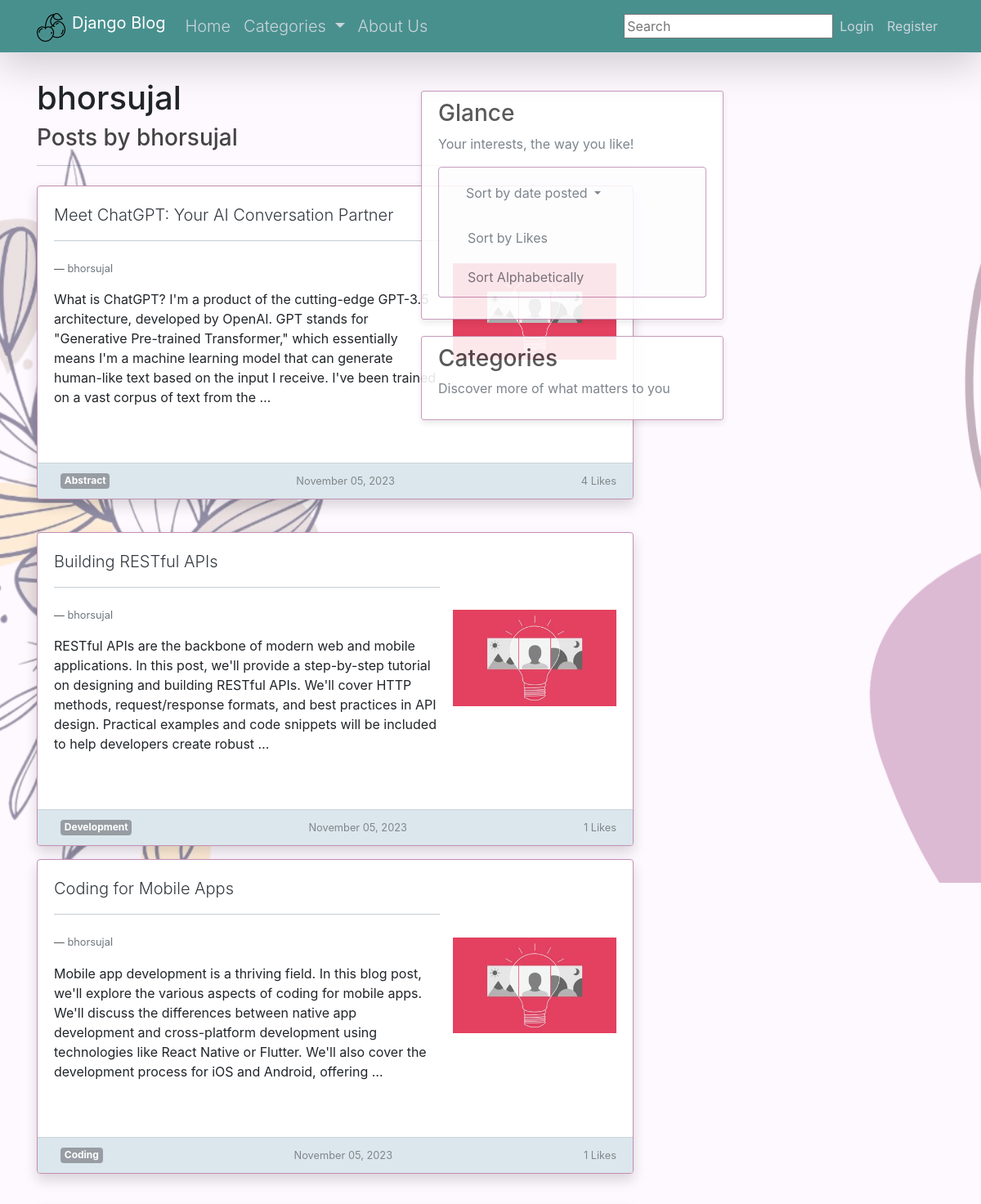
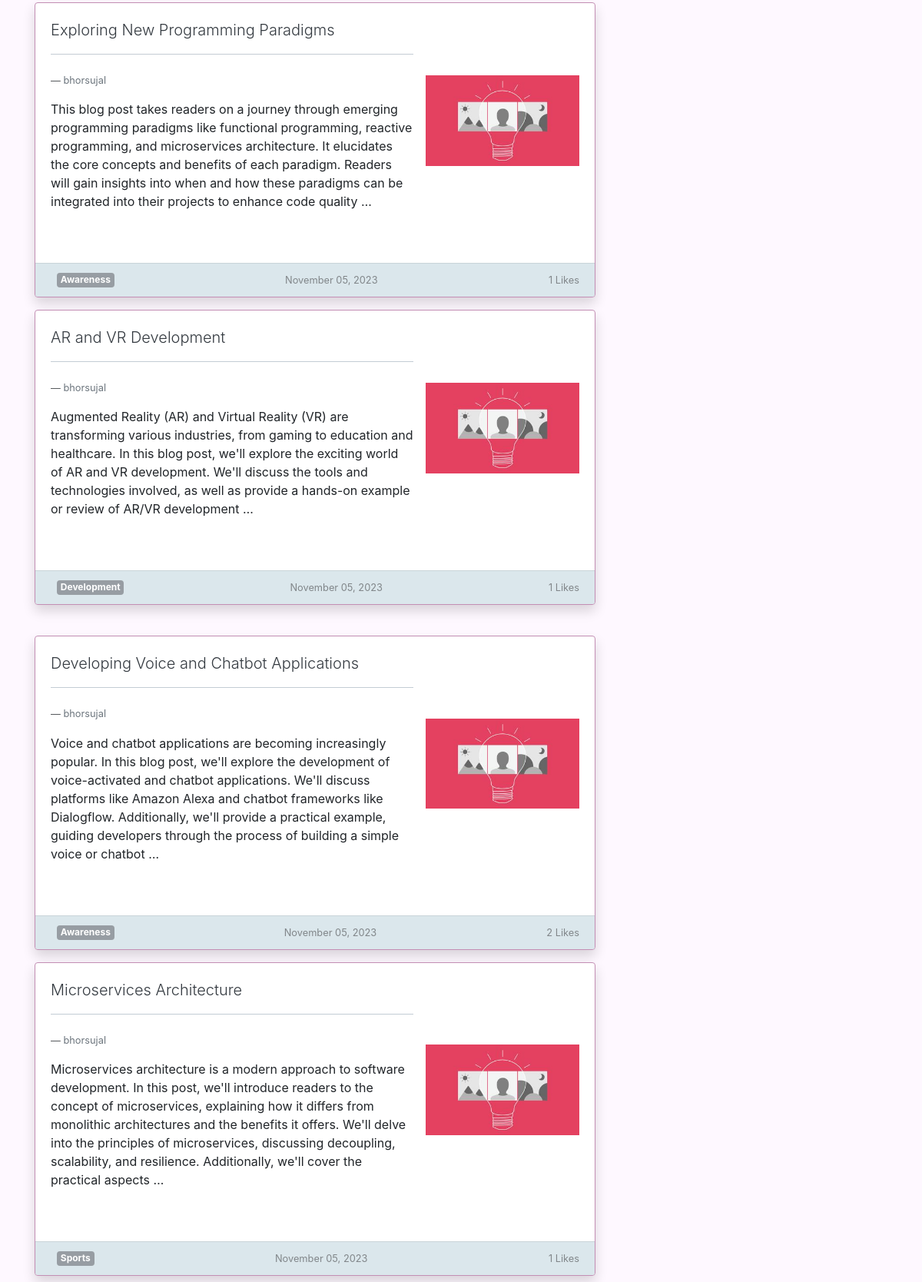
Page /user/bhorsujal on the committed database (2 pictures, top to bottom).
### blog/models.py (models this page shows, shortened)
class Post(models.Model):
	title = models.CharField(max_length=100)
	content = models.TextField()
	date_posted = models.DateTimeField(default=timezone.now)
	author = models.ForeignKey(User, on_delete=models.CASCADE)  #, a ForeignKey is a field used to create a many-to-one relationship between two models in a database.
	likes = models.ManyToManyField(User, related_name='liked_posts')
	category = models.ForeignKey(Category, on_delete=models.SET_NULL, null=True)
	image = models.ImageField(default='default1.jpg', upload_to='post_images')

class Category(models.Model):
    name = models.CharField(max_length=255)
    def __str__(self):
        return self.name

### blog/views.py (the view)
# urls.py: path('user/<str:username>', UserPostListView.as_view(), name = 'user-posts'),   #searches for <app>/<model>_<viewtype>.html
class UserPostListView(ListView):
    model = Post
    template_name = 'blog/user_posts.html'  # <app>/<model>_<viewtype>.html
    context_object_name = 'posts'
    def get_queryset(self):
        user = get_object_or_404(User, username=self.kwargs.get('username'))
        return Post.objects.filter(author=user).order_by('-date_posted')

### blog/templates/blog/user_posts.html (shortened to what this page needs)
{% extends "blog/base.html" %}
{% block content %}
  <p class="h1">
    {{ view.kwargs.username }}
  </p>
  <h3 class="mb-3">Posts by {{ view.kwargs.username }} </h3>
  <hr>
  <div class="row g-4">
    {% for post in posts %}
      <div class="col-md-12 g-3 mb-4" style="width: auto;">
        <div class="card border-subtle h-100 mt-3 mb-3 shadow" style="border-color: #c38eb4;">
          <div class="card-body">
            <a class="card-title lead text-dark" href="{% url 'post-detail' post.id %}">
              <div class="d-flex align-items-center">
                <div class="flex-grow-1">
                  {{ post.title }}
            </a>
            <hr>
            <br>
            <figcaption class="blockquote-footer text-body-secondary text-right" style="display: flex; justify-content: left; align-items: left;">
              <a class="text-muted" href="{% url 'user-posts' post.author.username %}">{{ post.author }}</a>
            </figcaption>
            <p class="card-text mt-3">{{ post.content|truncatewords:50 }}</p>
        </div>
        <div class="rectangular-icon-container ml-3">
          <img src="{{ post.image.url }}" alt="{{ post.title }}" style="max-width: 200px; max-height: 220px;">
        </div>
      </div>
  </div>
  <div class="card-footer d-flex justify-content-between" style="background-color: #cddee5; opacity: 0.7;">
    <span class="badge badge-secondary ml-2">{{ post.category }}</span>
    <small class="text-body-secondary">{{ post.date_posted|date:"F d, Y" }}</small>
    <small class="text-body-secondary">{{ post.likes.count }} Likes</small>
  </div>
</div>
</div>
{% if forloop.counter|divisibleby:2 and not forloop.last %}
<div class="row g-4">
{% endif %}
{% endfor %}
{% endblock content %}

### blog/static/blog/main.css (style rules this page uses)
h1, h2, h3, h4, h5, h6 { color: #444444; }

### blog/templates/blog/base.html (style rules this page uses)
body { background-color: #fef8ff; background-image: url('/media/background.png'); background-repeat: no-repeat; background-attachment: fixed; }
.card { box-shadow: 0 4px 8px rgba(0, 0, 0, 0.1); transition: box-shadow 0.3s ease; }
hr { height: 1px; color: #123455; background-color: #123455; border: none; }

### blog/templates/blog/user_posts.html (style rules this page uses)
.border-subtle { border: 1px solid #c38eb4; transition: transform 0.3s, box-shadow 0.3s; }

### rows in the picture
Post: title "Meet ChatGPT: Your AI Conversation Partner", author "bhorsujal", content "What is ChatGPT? I'm a product of the cutting-edge GPT-3.5 architecture, developed by OpenAI. GPT stands for \"Generative Pre-trained Transformer,\" which essentially means I'm a machine learning model that can generate human-like text based on the input I receive. I've been trained on a vast corpus of text from the …", category "Abstract", date_posted "November 05, 2023", likes.count "4"
Post: title "Building RESTful APIs", author "bhorsujal", content "RESTful APIs are the backbone of modern web and mobile applications. In this post, we'll provide a step-by-step tutorial on designing and building RESTful APIs. We'll cover HTTP methods, request/response formats, and best practices in API design. Practical examples and code snippets will be included to help developers create robust …", image (placeholder picture), category "Development", date_posted "November 05, 2023", likes.count "1"
Post: title "Coding for Mobile Apps", author "bhorsujal", content "Mobile app development is a thriving field. In this blog post, we'll explore the various aspects of coding for mobile apps. We'll discuss the differences between native app development and cross-platform development using technologies like React Native or Flutter. We'll also cover the development process for iOS and Android, offering …", image (placeholder picture), category "Coding", date_posted "November 05, 2023", likes.count "1"
Post: title "Exploring New Programming Paradigms", author "bhorsujal", content "This blog post takes readers on a journey through emerging programming paradigms like functional programming, reactive programming, and microservices architecture. It elucidates the core concepts and benefits of each paradigm. Readers will gain insights into when and how these paradigms can be integrated into their projects to enhance code quality …", image (placeholder picture), category "Awareness", date_posted "November 05, 2023", likes.count "1"
Post: title "AR and VR Development", author "bhorsujal", content "Augmented Reality (AR) and Virtual Reality (VR) are transforming various industries, from gaming to education and healthcare. In this blog post, we'll explore the exciting world of AR and VR development. We'll discuss the tools and technologies involved, as well as provide a hands-on example or review of AR/VR development …", image (placeholder picture), category "Development", date_posted "November 05, 2023", likes.count "1"
Post: title "Developing Voice and Chatbot Applications", author "bhorsujal", content "Voice and chatbot applications are becoming increasingly popular. In this blog post, we'll explore the development of voice-activated and chatbot applications. We'll discuss platforms like Amazon Alexa and chatbot frameworks like Dialogflow. Additionally, we'll provide a practical example, guiding developers through the process of building a simple voice or chatbot …", image (placeholder picture), category "Awareness", date_posted "November 05, 2023", likes.count "2"
Post: title "Microservices Architecture", author "bhorsujal", content "Microservices architecture is a modern approach to software development. In this post, we'll introduce readers to the concept of microservices, explaining how it differs from monolithic architectures and the benefits it offers. We'll delve into the principles of microservices, discussing decoupling, scalability, and resilience. Additionally, we'll cover the practical aspects …", image (placeholder picture), category "Sports", date_posted "November 05, 2023", likes.count "1"

### other values in the picture
{{ view.kwargs.username }} "bhorsujal"
